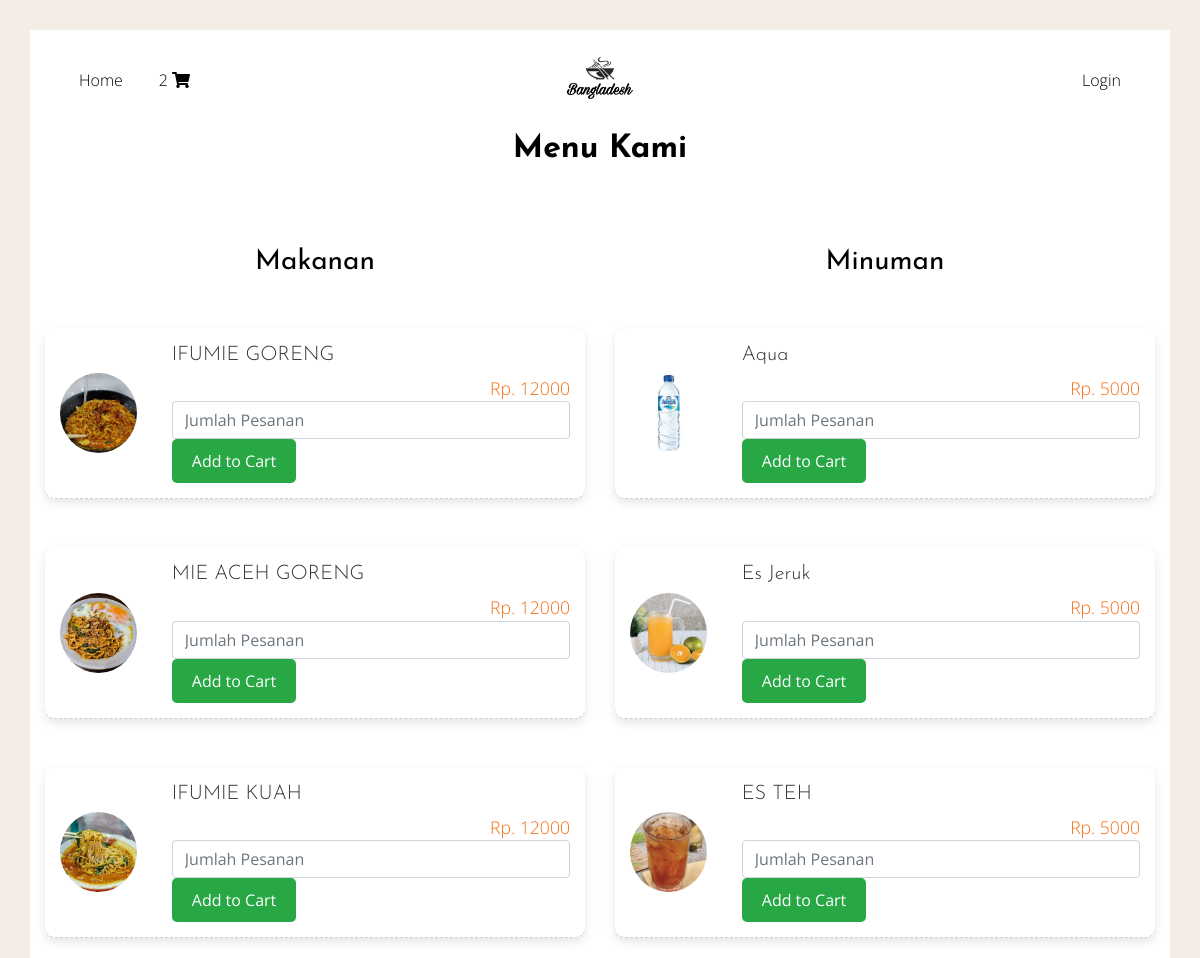
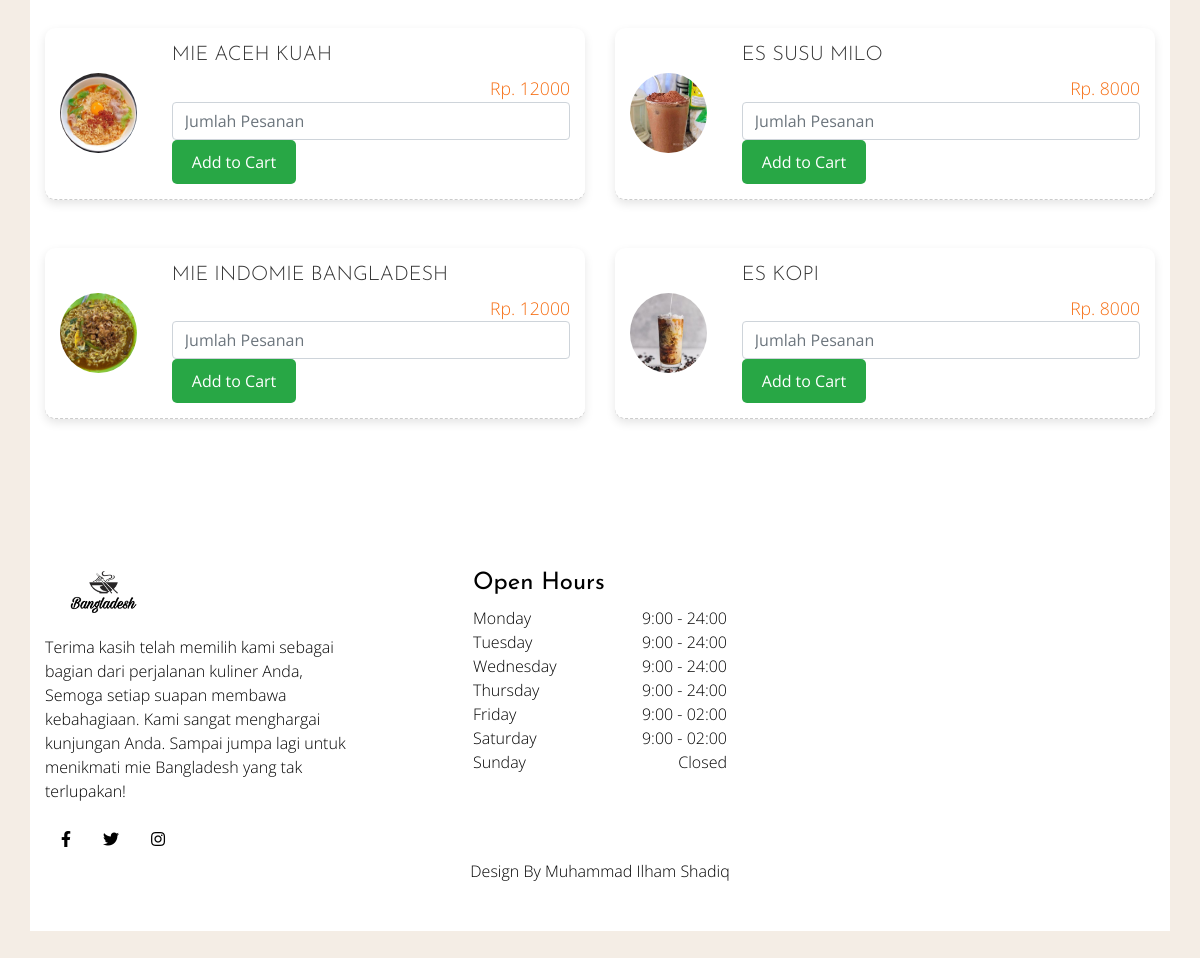
The app's page /transaksi.php, older data (2 pictures, top to bottom).
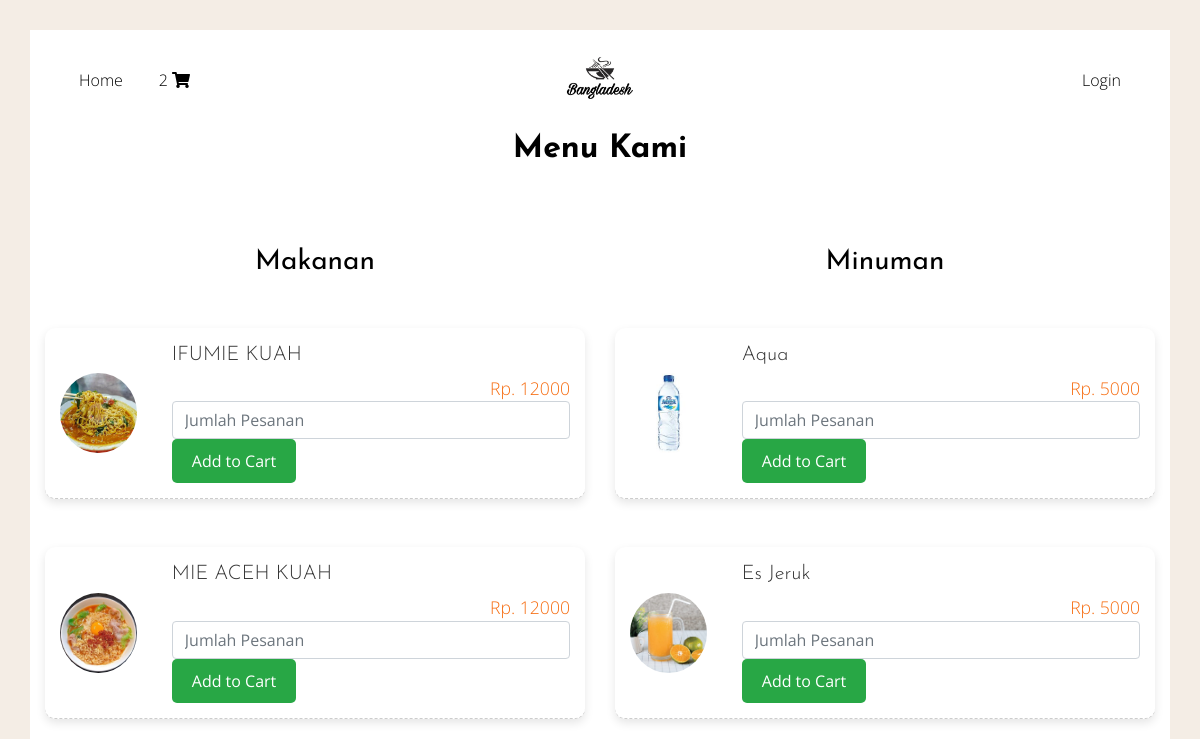
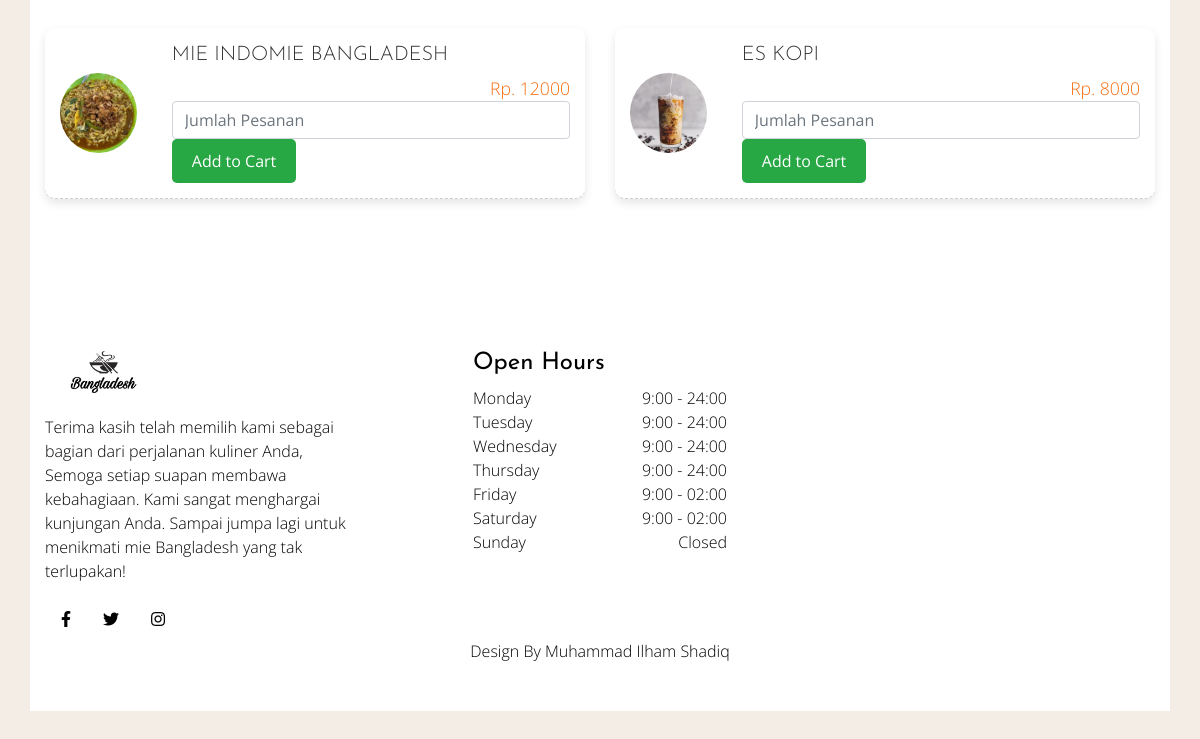
The same page, newer data (2 pictures, top to bottom).
### tables this page shows
CREATE TABLE `menu` (
  `id_menu` int(11) NOT NULL,
  `nama_menu` varchar(255) NOT NULL,
  `harga` decimal(10,0) NOT NULL,
  `kategori` enum('Makanan','Minuman') NOT NULL,
  `img` varchar(255) NOT NULL
);

### transaksi.php (the view, shortened to what the changed rows need)
<?php
include './backend/koneksi.php';
?>
<!DOCTYPE html>
<html lang="en">
<head>
    <link rel="stylesheet" href="vendor/bootstrap/bootstrap.min.css">
    <link rel="stylesheet" href="vendor/select2/select2.min.css">
    <link rel="stylesheet" href="vendor/owlcarousel/owl.carousel.min.css">
    <link rel="stylesheet" href="https://cdn.rawgit.com/noelboss/featherlight/1.7.13/release/featherlight.min.css">
    <link rel="stylesheet" href="https://cdnjs.cloudflare.com/ajax/libs/tempusdominus-bootstrap-4/5.0.1/css/tempusdominus-bootstrap-4.min.css">
    <link rel="stylesheet" href="https://cdnjs.cloudflare.com/ajax/libs/font-awesome/5.8.1/css/brands.css">
    <link rel="stylesheet" href="https://cdn.linearicons.com/free/1.0.0/icon-font.min.css">
    <link rel="stylesheet" href="https://use.fontawesome.com/releases/v5.8.1/css/all.css">
    <link rel="stylesheet" href="css/style.min.css">
</head>
<body data-spy="scroll" data-target="#navbar">
    <div class="boxed-page">
        <section id="gtco-menu">
            <div class="container">
                <div class="section-content">
                    <div class="row mb-5">
                        <div class="col-md-12">
                            <div class="heading-section text-center">
                                <h2>Menu Kami</h2>
                            </div>
                        </div>
                    </div>
                    <div class="row">
                        <div class="col-lg-6 menu-wrap">
                            <?php
                            $pilih_menu = mysqli_query($koneksi, "SELECT * FROM `menu` WHERE kategori ='Makanan'");
                            if (mysqli_num_rows($pilih_menu) > 0) {
                                while ($menu = mysqli_fetch_assoc($pilih_menu)) {
                            ?>
                                    <form action="" method="POST">
                                        <div class="menus d-flex align-items-center mt-5 card-container">
                                            <div class="menu-img rounded-circle">
                                                <img class="img-fluid" src="./gambar/<?php echo $menu['img']; ?>" alt="" width="150px" height="150px">
                                            </div>
                                            <div class="text-wrap">
                                                <h4 class="menu-name"><?php echo $menu['nama_menu']; ?></h4>
                                                <p class="menu-price">Rp. <?php echo $menu['harga']; ?></p>
                                                <input type="number" name="jumlah" class="form-control" placeholder="Jumlah Pesanan" required>
                                                <input type="submit" class="btn-add-cart" value="Add to Cart" name="add_to_cart">
                                            </div>
                                        </div>
                                    </form>
                            <?php
                                }
                            };
                            ?>
                        </div>
                        <div class="col-lg-6 menu-wrap">
                            <?php
                            $pilih_menu = mysqli_query($koneksi, "SELECT * FROM `menu` WHERE kategori ='Minuman'");
                            if (mysqli_num_rows($pilih_menu) > 0) {
                                while ($menu = mysqli_fetch_assoc($pilih_menu)) {
                            ?>
                                    <form action="" method="POST">
                                        <div class="menus d-flex align-items-center mt-5 card-container">
                                            <div class="menu-img rounded-circle">
                                                <img class="img-fluid" src="./gambar/<?php echo $menu['img']; ?>" alt="" width="150px" height="150px">
                                            </div>
                                            <div class="text-wrap">
                                                <h4 class="menu-name"><?php echo $menu['nama_menu']; ?></h4>
                                                <p class="menu-price">Rp. <?php echo $menu['harga']; ?></p>
                                                <input type="number" name="jumlah" class="form-control" placeholder="Jumlah Pesanan" required>
                                                <input type="submit" class="btn-add-cart" value="Add to Cart" name="add_to_cart">
                                            </div>
                                        </div>
                                    </form>
                            <?php
                                }
                            };
                            ?>
                        </div>
                    </div>
                </div>
            </div>
        </section>
    </div>
</body>
</html>

Row changes from the older to the newer data that the page shows:
removed menu: img (picture), nama_menu "IFUMIE GORENG", harga "12000", shown under "Makanan"
removed menu: img (picture), nama_menu "MIE ACEH GORENG", harga "12000", shown under "Makanan"
removed menu: img (picture), nama_menu "ES TEH", harga "5000", shown under "Minuman"
removed menu: img (picture), nama_menu "ES SUSU MILO", harga "8000", shown under "Minuman"
